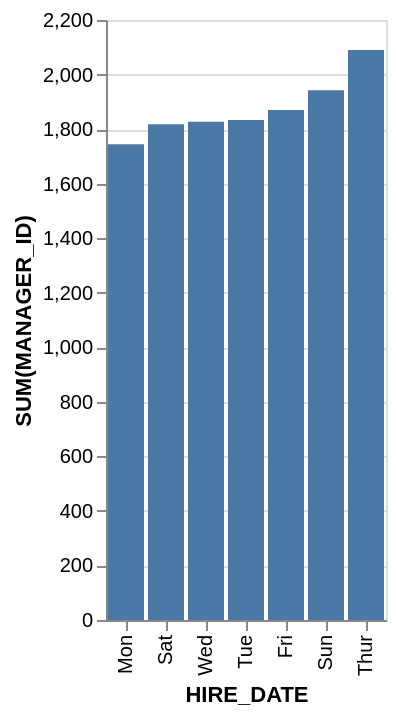

Express this chart as Vega-Lite.
### Vega-Lite specification from a JSON file in a GitHub repository (floating-point values rounded to 4 significant figures)
{"data": {"values": [{"x_data": "Mon", "y_data": 1744}, {"x_data": "Sat", "y_data": 1818}, {"x_data": "Wed", "y_data": 1827}, {"x_data": "Tue", "y_data": 1833}, {"x_data": "Fri", "y_data": 1870}, {"x_data": "Sun", "y_data": 1942}, {"x_data": "Thur", "y_data": 2090}]}, "mark": "bar", "encoding": {"x": {"field": "x_data", "type": "nominal", "title": "HIRE_DATE", "sort": {"op": "sum", "field": "y_data", "order": "ascending"}}, "y": {"field": "y_data", "type": "quantitative", "title": "SUM(MANAGER_ID)"}}}
